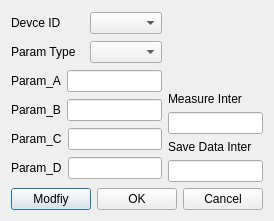
<?xml version="1.0" encoding="UTF-8"?>
<ui version="4.0">
 <class>DevParamConfig</class>
 <widget class="QDialog" name="DevParamConfig">
  <property name="geometry">
   <rect>
    <x>0</x>
    <y>0</y>
    <width>269</width>
    <height>221</height>
   </rect>
  </property>
  <property name="sizePolicy">
   <sizepolicy hsizetype="Preferred" vsizetype="Preferred">
    <horstretch>0</horstretch>
    <verstretch>0</verstretch>
   </sizepolicy>
  </property>
  <property name="windowTitle">
   <string>Device Param Config</string>
  </property>
  <layout class="QGridLayout" name="gridLayout">
   <item row="0" column="0" rowspan="5">
    <layout class="QVBoxLayout" name="verticalLayout">
     <item>
      <layout class="QHBoxLayout" name="horizontalLayout_2">
       <item>
        <widget class="QLabel" name="label">
         <property name="text">
          <string>Devce ID</string>
         </property>
        </widget>
       </item>
       <item>
        <widget class="QComboBox" name="comboBox_DevId"/>
       </item>
      </layout>
     </item>
     <item>
      <layout class="QHBoxLayout" name="horizontalLayout_6">
       <item>
        <widget class="QLabel" name="label_2">
         <property name="text">
          <string>Param Type</string>
         </property>
        </widget>
       </item>
       <item>
        <widget class="QComboBox" name="comboBox_ParamType"/>
       </item>
      </layout>
     </item>
     <item>
      <layout class="QHBoxLayout" name="horizontalLayout">
       <item>
        <widget class="QLabel" name="label_12">
         <property name="text">
          <string>Param_A</string>
         </property>
        </widget>
       </item>
       <item>
        <widget class="QLineEdit" name="lineEdit_ParamA"/>
       </item>
      </layout>
     </item>
     <item>
      <layout class="QHBoxLayout" name="horizontalLayout_3">
       <item>
        <widget class="QLabel" name="label_13">
         <property name="text">
          <string>Param_B</string>
         </property>
        </widget>
       </item>
       <item>
        <widget class="QLineEdit" name="lineEdit_ParamB"/>
       </item>
      </layout>
     </item>
     <item>
      <layout class="QHBoxLayout" name="horizontalLayout_4">
       <item>
        <widget class="QLabel" name="label_14">
         <property name="text">
          <string>Param_C</string>
         </property>
        </widget>
       </item>
       <item>
        <widget class="QLineEdit" name="lineEdit_ParamC"/>
       </item>
      </layout>
     </item>
     <item>
      <layout class="QHBoxLayout" name="horizontalLayout_5">
       <item>
        <widget class="QLabel" name="label_15">
         <property name="text">
          <string>Param_D</string>
         </property>
        </widget>
       </item>
       <item>
        <widget class="QLineEdit" name="lineEdit_ParamD"/>
       </item>
      </layout>
     </item>
    </layout>
   </item>
   <item row="0" column="1">
    <spacer name="verticalSpacer">
     <property name="orientation">
      <enum>Qt::Vertical</enum>
     </property>
     <property name="sizeHint" stdset="0">
      <size>
       <width>20</width>
       <height>73</height>
      </size>
     </property>
    </spacer>
   </item>
   <item row="1" column="1">
    <widget class="QLabel" name="label_10">
     <property name="text">
      <string>Measure Inter</string>
     </property>
    </widget>
   </item>
   <item row="2" column="1">
    <widget class="QLineEdit" name="lineEdit_MeasureInterTime">
     <property name="enabled">
      <bool>true</bool>
     </property>
    </widget>
   </item>
   <item row="3" column="1">
    <widget class="QLabel" name="label_11">
     <property name="text">
      <string>Save Data Inter</string>
     </property>
    </widget>
   </item>
   <item row="4" column="1">
    <widget class="QLineEdit" name="lineEdit_SaveInterTime">
     <property name="enabled">
      <bool>true</bool>
     </property>
    </widget>
   </item>
   <item row="5" column="0" colspan="2">
    <layout class="QHBoxLayout" name="horizontalLayout_7">
     <item>
      <spacer name="horizontalSpacer_2">
       <property name="orientation">
        <enum>Qt::Horizontal</enum>
       </property>
       <property name="sizeHint" stdset="0">
        <size>
         <width>87</width>
         <height>20</height>
        </size>
       </property>
      </spacer>
     </item>
     <item>
      <widget class="QPushButton" name="pushButton_Modfiy">
       <property name="text">
        <string>Modfiy</string>
       </property>
      </widget>
     </item>
     <item>
      <widget class="QPushButton" name="pushButton_OK">
       <property name="text">
        <string>OK</string>
       </property>
      </widget>
     </item>
     <item>
      <widget class="QPushButton" name="pushButton_Cancle">
       <property name="text">
        <string>Cancel</string>
       </property>
       <property name="checkable">
        <bool>false</bool>
       </property>
       <property name="autoDefault">
        <bool>true</bool>
       </property>
       <property name="default">
        <bool>false</bool>
       </property>
       <property name="flat">
        <bool>false</bool>
       </property>
      </widget>
     </item>
    </layout>
   </item>
  </layout>
 </widget>
 <resources/>
 <connections>
  <connection>
   <sender>pushButton_OK</sender>
   <signal>clicked()</signal>
   <receiver>DevParamConfig</receiver>
   <slot>accept()</slot>
   <hints>
    <hint type="sourcelabel">
     <x>144</x>
     <y>203</y>
    </hint>
    <hint type="destinationlabel">
     <x>216</x>
     <y>49</y>
    </hint>
   </hints>
  </connection>
  <connection>
   <sender>pushButton_Cancle</sender>
   <signal>clicked()</signal>
   <receiver>DevParamConfig</receiver>
   <slot>reject()</slot>
   <hints>
    <hint type="sourcelabel">
     <x>208</x>
     <y>194</y>
    </hint>
    <hint type="destinationlabel">
     <x>187</x>
     <y>22</y>
    </hint>
   </hints>
  </connection>
 </connections>
</ui>
